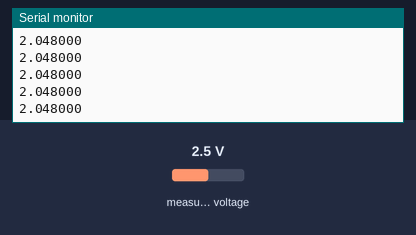
Simulated run of this sketch. Board: Arduino Uno, built with avr-gcc and run on an emulated ATmega328P. Shown: the last lines printed to the serial monitor. Inputs (shaded band) come from the test bench; at power-on: measured voltage 2.5 V.

Above: at 1.2 s.
1.3 s: measured voltage set to 0.1 V
At 1.9 s:
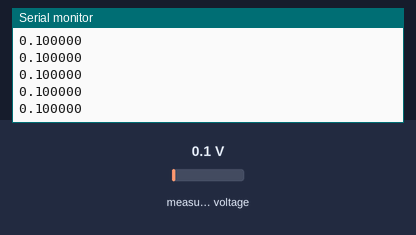
2.8 s: measured voltage set to 1.2 V
At 3.9 s:
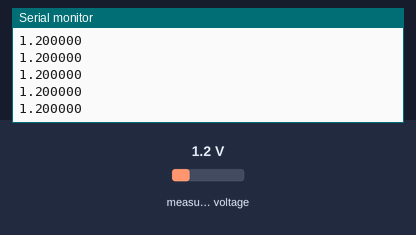
Timing chart, 0 to 5.8 s (numbered marks = the images above; inputs shaded):
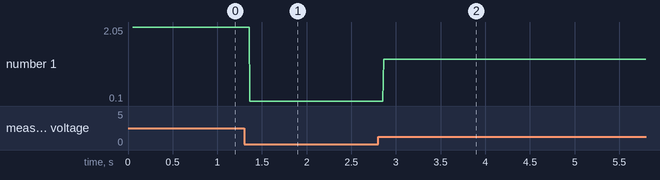

The sketch:

Tp_Presion.ino
```cpp
#include <ADS1115_WE.h>
#include <Wire.h>

#define I2C_ADDRESS 0x48

// Se crea el objeto para el ADS1115
ADS1115_WE adc = ADS1115_WE(I2C_ADDRESS);

// --- Variables para el control de tiempo no bloqueante ---
// Frecuencia de muestreo deseada (128 Hz)
const unsigned long SAMPLING_FREQUENCY = 128;
// Intervalo en microsegundos entre muestras (1 / 128 Hz = 7813 µs)
const unsigned long interval_micros = 1000000 / SAMPLING_FREQUENCY;
// Variable para guardar el tiempo de la última muestra
unsigned long previous_micros = 0;

void setup() {
  Wire.begin();
  // Se recomienda usar una velocidad de baudios más alta para no crear un cuello de botella
  Serial.begin(9600);

  // --- Bucle de espera para la conexión del ADS1115 ---
  // El programa no avanzará de este punto hasta que adc.init() sea exitoso.
  Serial.println("Buscando el sensor ADS1115...");
  while(!adc.init()){
    Serial.println("ADS1115 no encontrado. Reintentando en 500ms...");
    delay(500); // Espera medio segundo antes de volver a intentar.
  }
  Serial.println("¡ADS1115 conectado!");

  // --- CONFIGURACIÓN ÚNICA DEL ADC ---
  // Todas estas configuraciones se realizan una sola vez.

  // Rango de voltaje: +/- 2.048V. ¡No aplicar más de VDD + 0.3V a los pines!
  adc.setVoltageRange_mV(ADS1115_RANGE_2048);

  // Canal a medir: AIN0 contra GND.
  // Esto se configura aquí y no se vuelve a llamar en el loop.
  adc.setCompareChannels(ADS1115_COMP_0_GND);

  // Velocidad de conversión: 128 muestras por segundo (SPS).
  // El microcontrolador debe leer los datos a esta velocidad.
  adc.setConvRate(ADS1115_128_SPS);

  // Modo de medición: Continuo. El ADC convierte constantemente.
  adc.setMeasureMode(ADS1115_CONTINUOUS);

}

void loop() {
  // Se obtiene el tiempo actual en microsegundos
  unsigned long current_micros = micros();

  // Comprueba si ha pasado el tiempo suficiente desde la última lectura
  if (current_micros - previous_micros >= interval_micros) {
    // Guarda el tiempo de esta lectura para la próxima comparación
    previous_micros = current_micros;

    // Se lee el último resultado de la conversión directamente.
    // No es necesario llamar a setCompareChannels de nuevo.
    float voltage = adc.getResult_V();

    // Se imprime el valor del voltaje con 6 decimales para mayor precisión
    Serial.println(voltage, 6);
  }

}
```

Measured:
- after the input at 1.3 s, the serial monitor: prints a new line after 0.07 s (image 1)
- after the input at 2.8 s, the serial monitor: prints a new line after 0.06 s (image 2)
- plotted number 1: 2.05 → 0.1 after the input at 1.3 s, 0.1 → 1 after the input at 2.8 s
